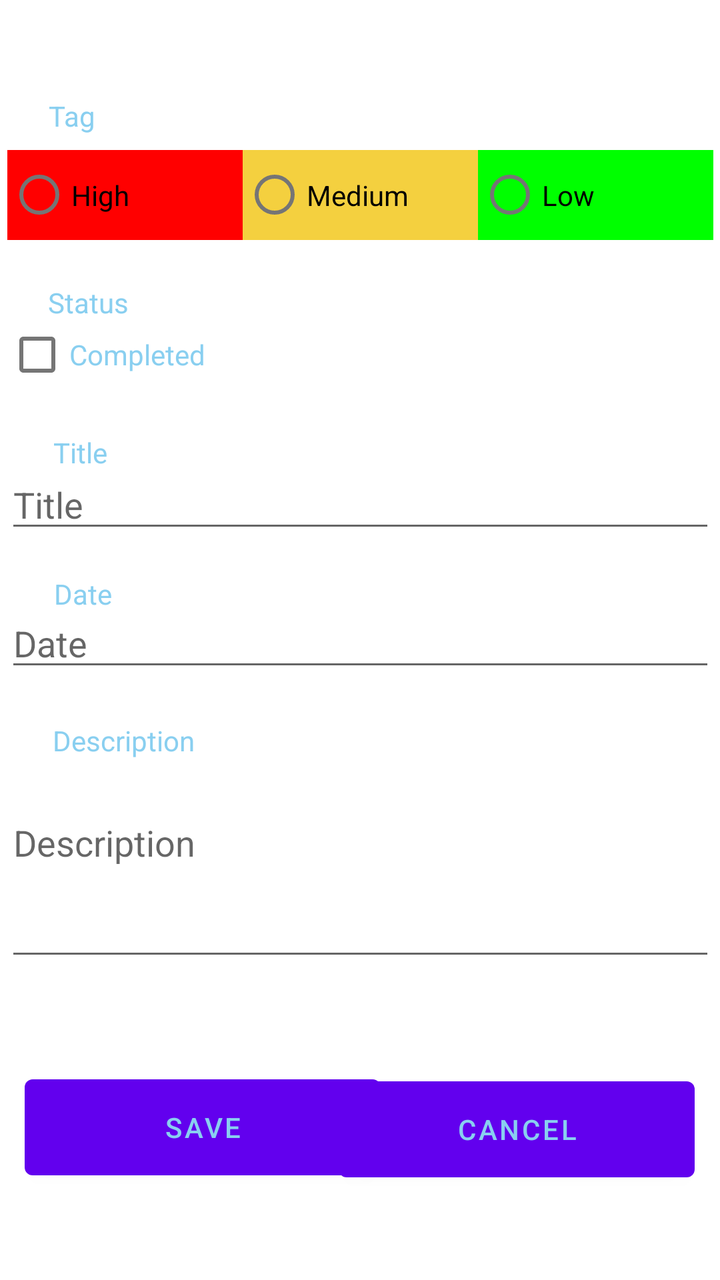
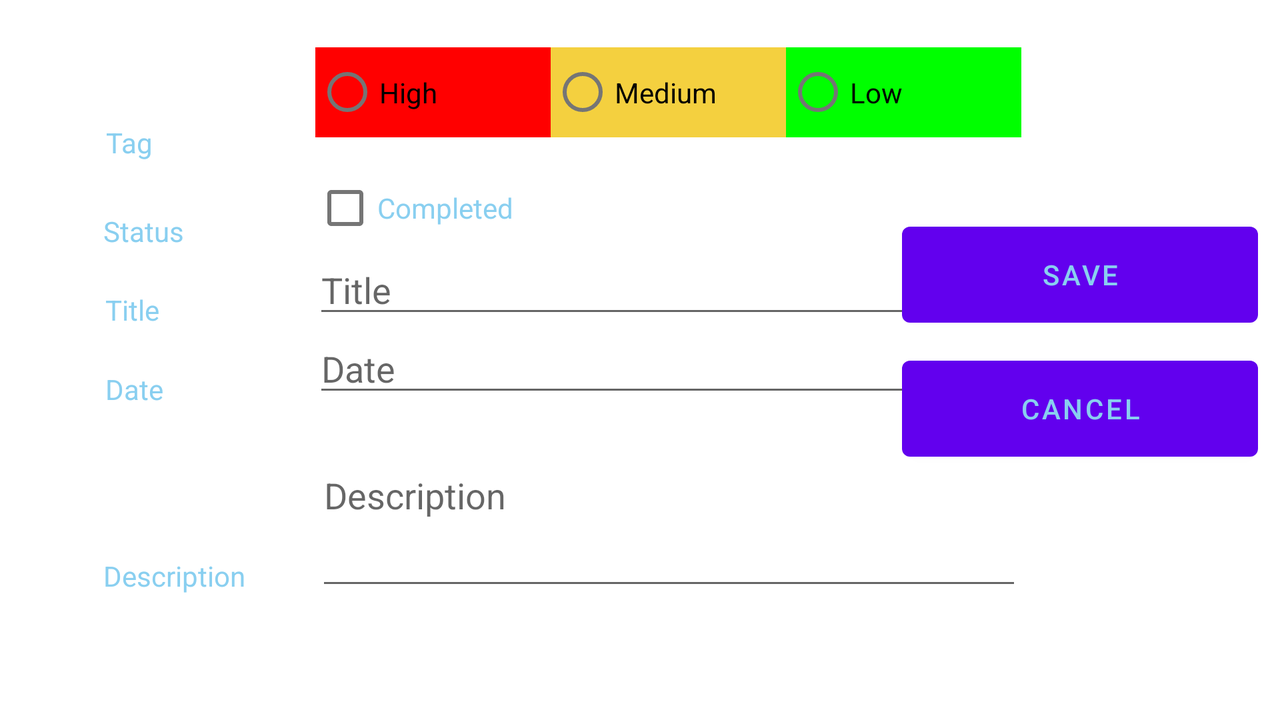

First picture: res/layout/ on a phone held upright. Second picture: the repository's own variant of that layout, on a device whose configuration matches the variant's folder. Source for both follows.
<!-- AndroidManifest.xml: application theme Theme.TodoApp_Final -->
<!-- res/layout/fragment_edit_todo.xml -->
<?xml version="1.0" encoding="utf-8"?>
<androidx.constraintlayout.widget.ConstraintLayout xmlns:android="http://schemas.android.com/apk/res/android"
    xmlns:app="http://schemas.android.com/apk/res-auto"
    xmlns:tools="http://schemas.android.com/tools"
    android:layout_width="match_parent"
    android:layout_height="match_parent"
    android:orientation="vertical"
    tools:context=".EditTodoFragment"
    android:background="@color/bg">

    <EditText
        android:id="@+id/edit_fragment_txt_name"
        android:layout_width="355dp"
        android:layout_height="wrap_content"
        android:autofillHints=""
        android:ems="10"
        android:hint="@string/edit_title"
        android:inputType="textPersonName"
        android:textColor="@color/tour"
        app:layout_constraintBottom_toBottomOf="parent"
        app:layout_constraintEnd_toEndOf="parent"
        app:layout_constraintHorizontal_bias="0.553"
        app:layout_constraintStart_toStartOf="parent"
        app:layout_constraintTop_toTopOf="parent"
        app:layout_constraintVertical_bias="0.384" />

    <EditText
        android:id="@+id/edit_fragment_txt_description"
        android:layout_width="355dp"
        android:layout_height="131dp"
        android:height="150dp"
        android:autofillHints=""
        android:ems="10"
        android:hint="@string/edit_description"
        android:inputType="textMultiLine|textPersonName"
        android:lines="5"
        android:maxLines="5"
        android:scrollbars="vertical"
        android:textColor="@color/tour"
        app:layout_constraintBottom_toBottomOf="parent"
        app:layout_constraintEnd_toEndOf="parent"
        app:layout_constraintHorizontal_bias="0.553"
        app:layout_constraintStart_toStartOf="parent"
        app:layout_constraintTop_toTopOf="parent"
        app:layout_constraintVertical_bias="0.696" />

    <EditText
        android:id="@+id/edit_fragment_txt_date"
        android:layout_width="355dp"
        android:layout_height="wrap_content"
        android:ems="10"
        android:hint="@string/edit_date"
        android:importantForAutofill="no"
        android:inputType="date"
        android:textColor="@color/tour"
        app:layout_constraintBottom_toBottomOf="parent"
        app:layout_constraintEnd_toEndOf="parent"
        app:layout_constraintHorizontal_bias="0.553"
        app:layout_constraintStart_toStartOf="parent"
        app:layout_constraintTop_toTopOf="parent" />


    <CheckBox
        android:id="@+id/edit_fragment_chk_complete"
        android:layout_width="355dp"
        android:layout_height="wrap_content"
        android:text="@string/completed"
        android:textColor="@color/tour"
        android:textColorHighlight="#FF253A4B"
        android:textColorLink="#FF253A4B"
        app:layout_constraintBottom_toBottomOf="parent"
        app:layout_constraintEnd_toEndOf="parent"
        app:layout_constraintStart_toStartOf="parent"
        app:layout_constraintTop_toTopOf="parent"
        app:layout_constraintVertical_bias="0.259" />

    <Button
        android:id="@+id/edit_fragment_btn_cancel"
        android:layout_width="178dp"
        android:layout_height="60dp"
        android:layout_weight="1"
        android:text="@string/cancel"
        android:textColor="@color/tour"
        app:layout_constraintBottom_toBottomOf="parent"
        app:layout_constraintEnd_toEndOf="parent"
        app:layout_constraintHorizontal_bias="0.931"
        app:layout_constraintStart_toStartOf="parent"
        app:layout_constraintTop_toTopOf="parent"
        app:layout_constraintVertical_bias="0.922" />

    <Button
        android:id="@+id/edit_fragment_btn_save"
        android:layout_width="178dp"
        android:layout_height="60dp"
        android:layout_weight="1"
        android:text="@string/edit_save"
        android:textColor="@color/tour"
        app:layout_constraintBottom_toBottomOf="parent"
        app:layout_constraintEnd_toEndOf="parent"
        app:layout_constraintHorizontal_bias="0.068"
        app:layout_constraintStart_toStartOf="parent"
        app:layout_constraintTop_toTopOf="parent"
        app:layout_constraintVertical_bias="0.92" />


    <TextView
        android:id="@+id/textView"
        android:layout_width="wrap_content"
        android:layout_height="wrap_content"
        android:text="@string/tag"
        android:textColor="@color/tour"
        app:layout_constraintBottom_toBottomOf="parent"
        app:layout_constraintEnd_toEndOf="parent"
        app:layout_constraintHorizontal_bias="0.072"
        app:layout_constraintStart_toStartOf="parent"
        app:layout_constraintTop_toTopOf="parent"
        app:layout_constraintVertical_bias="0.078" />

    <TextView
        android:id="@+id/textView2"
        android:layout_width="wrap_content"
        android:layout_height="wrap_content"
        android:text="@string/status"
        android:textColor="@color/tour"
        app:layout_constraintBottom_toBottomOf="parent"
        app:layout_constraintEnd_toEndOf="parent"
        app:layout_constraintHorizontal_bias="0.075"
        app:layout_constraintStart_toStartOf="parent"
        app:layout_constraintTop_toTopOf="parent"
        app:layout_constraintVertical_bias="0.228" />

    <TextView
        android:id="@+id/textView3"
        android:layout_width="wrap_content"
        android:layout_height="wrap_content"
        android:text="@string/title"
        android:textColor="@color/tour"
        app:layout_constraintBottom_toBottomOf="parent"
        app:layout_constraintEnd_toEndOf="parent"
        app:layout_constraintHorizontal_bias="0.08"
        app:layout_constraintStart_toStartOf="parent"
        app:layout_constraintTop_toTopOf="parent"
        app:layout_constraintVertical_bias="0.349" />

    <TextView
        android:id="@+id/textView4"
        android:layout_width="33dp"
        android:layout_height="18dp"
        android:text="@string/date"
        android:textColor="@color/tour"
        app:layout_constraintBottom_toBottomOf="parent"
        app:layout_constraintEnd_toEndOf="parent"
        app:layout_constraintHorizontal_bias="0.083"
        app:layout_constraintStart_toStartOf="parent"
        app:layout_constraintTop_toTopOf="parent"
        app:layout_constraintVertical_bias="0.462" />

    <TextView
        android:id="@+id/textView5"
        android:layout_width="wrap_content"
        android:layout_height="wrap_content"
        android:text="@string/description"
        android:textColor="@color/tour"
        app:layout_constraintBottom_toBottomOf="parent"
        app:layout_constraintEnd_toEndOf="parent"
        app:layout_constraintHorizontal_bias="0.091"
        app:layout_constraintStart_toStartOf="parent"
        app:layout_constraintTop_toTopOf="parent"
        app:layout_constraintVertical_bias="0.581" />

    <RadioGroup
        android:id="@+id/edit_fragment_rg_priority"
        android:layout_width="353dp"
        android:layout_height="59dp"
        android:orientation="horizontal"
        app:layout_constraintBottom_toTopOf="@+id/textView2"
        app:layout_constraintEnd_toEndOf="parent"
        app:layout_constraintStart_toStartOf="parent"
        app:layout_constraintTop_toBottomOf="@+id/textView">


        <RadioButton
            android:id="@+id/edit_fragment_rb_high"
            android:layout_width="100dp"
            android:layout_height="45dp"
            android:layout_weight="1"
            android:background="@color/color_high"
            android:text="@string/edit_high"
            android:textColorHighlight="#FF253A4B"
            android:textColorLink="#FF253A4B" />

        <RadioButton
            android:id="@+id/edit_fragment_rb_medium"
            android:layout_width="100dp"
            android:layout_height="45dp"
            android:layout_weight="1"
            android:background="@color/color_medium"
            android:text="@string/edit_medium"
            android:textColorHighlight="#FF253A4B"
            android:textColorLink="#FF253A4B" />

        <RadioButton
            android:id="@+id/edit_fragment_rb_low"
            android:layout_width="100dp"
            android:layout_height="45dp"
            android:layout_weight="1"
            android:background="@color/color_low"
            android:text="@string/edit_low"
            android:textColorHighlight="#FF253A4B"
            android:textColorLink="#FF253A4B" />
    </RadioGroup>


</androidx.constraintlayout.widget.ConstraintLayout>
<!-- resources referenced by this layout -->
<resources>
  <color name="color_high">#FF0000</color>
  <color name="color_low">#00FF00</color>
  <color name="color_medium">#F4D03F</color>
  <color name="tour">#89CFF0</color>
  <string name="cancel">Cancel</string>
  <string name="completed">Completed</string>
  <string name="date">Date</string>
  <string name="description">Description</string>
  <string name="edit_date">Date</string>
  <string name="edit_description">Description</string>
  <string name="edit_high">High</string>
  <string name="edit_low">Low</string>
  <string name="edit_medium">Medium</string>
  <string name="edit_save">Save</string>
  <string name="edit_title">Title</string>
  <string name="status">Status</string>
  <string name="tag">Tag</string>
  <string name="title">Title</string>
  <style name="Theme.TodoApp_Final" parent="Theme.MaterialComponents.DayNight.DarkActionBar">
          
          <item name="colorPrimary">@color/purple_500</item>
          <item name="colorPrimaryVariant">@color/purple_700</item>
          <item name="colorOnPrimary">@color/white</item>
          
          <item name="colorSecondary">@color/teal_200</item>
          <item name="colorSecondaryVariant">@color/teal_700</item>
          <item name="colorOnSecondary">@color/black</item>
          
          <item name="android:statusBarColor">?attr/colorPrimaryVariant</item>
          
      </style>
  <color name="purple_500">#FF6200EE</color>
  <color name="purple_700">#FF3700B3</color>
  <color name="white">#FFFFFFFF</color>
  <color name="teal_200">#FF03DAC5</color>
  <color name="teal_700">#FF018786</color>
  <color name="black">#FF000000</color>
</resources>
<!-- res/layout-land/fragment_edit_todo.xml (the repository's variant of the layout above) -->
<!-- drawn on the phone turned sideways -->
<?xml version="1.0" encoding="utf-8"?>
<androidx.constraintlayout.widget.ConstraintLayout xmlns:android="http://schemas.android.com/apk/res/android"
    xmlns:app="http://schemas.android.com/apk/res-auto"
    xmlns:tools="http://schemas.android.com/tools"
    android:layout_width="match_parent"
    android:layout_height="match_parent"
    android:orientation="vertical"
    tools:context=".EditTodoFragment"
    android:background="@color/bg">

    <EditText
        android:id="@+id/edit_fragment_txt_name"
        android:layout_width="355dp"
        android:layout_height="wrap_content"
        android:autofillHints=""
        android:ems="10"
        android:hint="@string/edit_title"
        android:inputType="textPersonName"
        android:textColor="@color/tour"
        app:layout_constraintBottom_toBottomOf="parent"
        app:layout_constraintEnd_toEndOf="parent"
        app:layout_constraintHorizontal_bias="0.55"
        app:layout_constraintStart_toStartOf="parent"
        app:layout_constraintTop_toTopOf="parent"
        app:layout_constraintVertical_bias="0.385" />


    <EditText
        android:id="@+id/edit_fragment_txt_description"
        android:layout_width="353dp"
        android:layout_height="108dp"
        android:height="150dp"
        android:autofillHints=""
        android:ems="10"
        android:hint="@string/edit_description"
        android:inputType="textMultiLine|textPersonName"
        android:lines="5"
        android:maxLines="5"
        android:scrollbars="vertical"
        android:textColor="@color/tour"
        app:layout_constraintBottom_toBottomOf="parent"
        app:layout_constraintEnd_toEndOf="parent"
        app:layout_constraintHorizontal_bias="0.551"
        app:layout_constraintStart_toStartOf="parent"
        app:layout_constraintTop_toTopOf="parent"
        app:layout_constraintVertical_bias="0.762" />

    <EditText
        android:id="@+id/edit_fragment_txt_date"
        android:layout_width="355dp"
        android:layout_height="wrap_content"
        android:ems="10"
        android:hint="@string/edit_date"
        android:importantForAutofill="no"
        android:inputType="date"
        android:textColor="@color/tour"
        app:layout_constraintBottom_toBottomOf="parent"
        app:layout_constraintEnd_toEndOf="parent"
        app:layout_constraintHorizontal_bias="0.55"
        app:layout_constraintStart_toStartOf="parent"
        app:layout_constraintTop_toTopOf="parent"
        app:layout_constraintVertical_bias="0.508" />

    <CheckBox
        android:id="@+id/edit_fragment_chk_complete"
        android:layout_width="355dp"
        android:layout_height="wrap_content"
        android:text="@string/completed"
        android:textColor="@color/tour"
        app:layout_constraintBottom_toBottomOf="parent"
        app:layout_constraintEnd_toEndOf="parent"
        app:layout_constraintHorizontal_bias="0.55"
        app:layout_constraintStart_toStartOf="parent"
        app:layout_constraintTop_toTopOf="parent"
        app:layout_constraintVertical_bias="0.256" />


    <Button
        android:id="@+id/edit_fragment_btn_cancel"
        android:layout_width="178dp"
        android:layout_height="60dp"
        android:layout_weight="1"
        android:text="@string/cancel"
        android:textColor="@color/tour"
        app:layout_constraintBottom_toBottomOf="parent"
        app:layout_constraintEnd_toEndOf="parent"
        app:layout_constraintHorizontal_bias="0.976"
        app:layout_constraintStart_toStartOf="parent"
        app:layout_constraintTop_toTopOf="parent"
        app:layout_constraintVertical_bias="0.581" />

    <Button
        android:id="@+id/edit_fragment_btn_save"
        android:layout_width="178dp"
        android:layout_height="60dp"
        android:layout_weight="1"
        android:text="@string/edit_save"
        android:textColor="@color/tour"
        app:layout_constraintBottom_toBottomOf="parent"
        app:layout_constraintEnd_toEndOf="parent"
        app:layout_constraintHorizontal_bias="0.976"
        app:layout_constraintStart_toStartOf="parent"
        app:layout_constraintTop_toTopOf="parent"
        app:layout_constraintVertical_bias="0.358" />

    <TextView
        android:id="@+id/textView"
        android:layout_width="wrap_content"
        android:layout_height="wrap_content"
        android:text="@string/tag"
        android:textColor="@color/tour"
        app:layout_constraintBottom_toBottomOf="parent"
        app:layout_constraintEnd_toEndOf="parent"
        app:layout_constraintHorizontal_bias="0.086"
        app:layout_constraintStart_toStartOf="parent"
        app:layout_constraintTop_toTopOf="parent"
        app:layout_constraintVertical_bias="0.181" />

    <TextView
        android:id="@+id/textView2"
        android:layout_width="wrap_content"
        android:layout_height="wrap_content"
        android:text="@string/status"
        android:textColor="@color/tour"
        app:layout_constraintBottom_toBottomOf="parent"
        app:layout_constraintEnd_toEndOf="parent"
        app:layout_constraintHorizontal_bias="0.086"
        app:layout_constraintStart_toStartOf="parent"
        app:layout_constraintTop_toTopOf="parent"
        app:layout_constraintVertical_bias="0.311" />

    <TextView
        android:id="@+id/textView3"
        android:layout_width="wrap_content"
        android:layout_height="wrap_content"
        android:text="@string/title"
        android:textColor="@color/tour"
        app:layout_constraintBottom_toBottomOf="parent"
        app:layout_constraintEnd_toEndOf="parent"
        app:layout_constraintHorizontal_bias="0.086"
        app:layout_constraintStart_toStartOf="parent"
        app:layout_constraintTop_toTopOf="parent"
        app:layout_constraintVertical_bias="0.426" />

    <TextView
        android:id="@+id/textView4"
        android:layout_width="33dp"
        android:layout_height="18dp"
        android:text="@string/date"
        android:textColor="@color/tour"
        app:layout_constraintBottom_toBottomOf="parent"
        app:layout_constraintEnd_toEndOf="parent"
        app:layout_constraintHorizontal_bias="0.087"
        app:layout_constraintStart_toStartOf="parent"
        app:layout_constraintTop_toTopOf="parent"
        app:layout_constraintVertical_bias="0.541" />

    <TextView
        android:id="@+id/textView5"
        android:layout_width="wrap_content"
        android:layout_height="wrap_content"
        android:text="@string/description"
        android:textColor="@color/tour"
        app:layout_constraintBottom_toBottomOf="parent"
        app:layout_constraintEnd_toEndOf="parent"
        app:layout_constraintHorizontal_bias="0.091"
        app:layout_constraintStart_toStartOf="parent"
        app:layout_constraintTop_toTopOf="parent"
        app:layout_constraintVertical_bias="0.816" />

    <RadioGroup
        android:id="@+id/edit_fragment_rg_priority"
        android:layout_width="353dp"
        android:layout_height="59dp"
        android:orientation="horizontal"
        app:layout_constraintBottom_toTopOf="@+id/textView2"
        app:layout_constraintEnd_toEndOf="@+id/edit_fragment_chk_complete"
        app:layout_constraintStart_toStartOf="@+id/edit_fragment_chk_complete"
        app:layout_constraintTop_toTopOf="parent">


        <RadioButton
            android:id="@+id/edit_fragment_rb_high"
            android:layout_width="100dp"
            android:layout_height="45dp"
            android:layout_weight="1"
            android:background="@color/color_high"
            android:text="@string/edit_high" />

        <RadioButton
            android:id="@+id/edit_fragment_rb_medium"
            android:layout_width="100dp"
            android:layout_height="45dp"
            android:layout_weight="1"
            android:background="@color/color_medium"
            android:text="@string/edit_medium" />

        <RadioButton
            android:id="@+id/edit_fragment_rb_low"
            android:layout_width="100dp"
            android:layout_height="45dp"
            android:layout_weight="1"
            android:background="@color/color_low"
            android:text="@string/edit_low" />
    </RadioGroup>


</androidx.constraintlayout.widget.ConstraintLayout>
